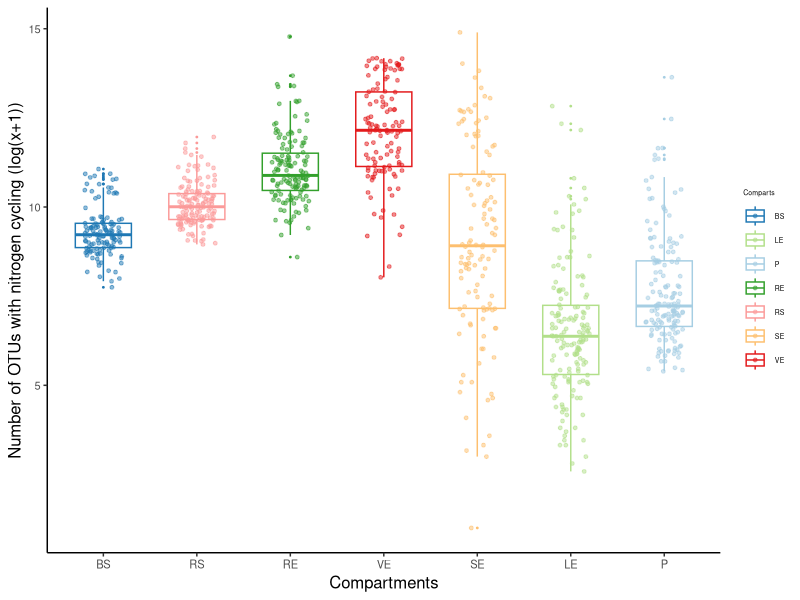

Reproduce this figure in R.
## ---- chunk 1
fap = read.table("faprotax.txt", header=T, row.names=1, sep="\t")
library(reshape2)
fap$fap=rownames(fap)
fap_melt <- melt(fap,id.vars = c("fap"),variable.name = "SampleID",value.name = "RA")
group = read.delim("metadata.txt", header=T, sep="\t",stringsAsFactors = FALSE,check.names = FALSE)
fap_merge <-merge(fap_melt,group,by="SampleID")
library(doBy)
fap_mean <- summaryBy(RA~fap+Comparts, fap_merge, FUN = c(mean))
names(fap_mean) <- c('fap', 'Compartments', 'RA')
library(pheatmap)
fap_dcast <- dcast(fap_mean,fap~Compartments,value.var="RA")
rownames(fap_dcast)<-fap_dcast[,1]
fap_dcast<-fap_dcast[,-1]
fap_dcast<-fap_dcast[, c("BS","RS","RE","VE","SE","LE","P")]
scale_test <- apply(fap_dcast, 2, function(x) log2(x+1))
annotation_col = data.frame(Group = factor(rep(c('Belowground','Aboveground'), c(3,4))),row.names = colnames(scale_test)) 
p=pheatmap(scale_test,cluster_row = TRUE, cluster_col = TRUE,cutree_col = 2,filename = paste( "Fap_compartments_heatmap.pdf", sep=""),show_colnames = T,show_rownames = T,annotation_col = annotation_col)

p
## ---- chunk 2
NC = read.table("NC.txt", header=T, row.names=1, sep="\t", comment.char="")
design = read.table("metadata.txt", header=T, row.names=1, sep="\t")
idx = colnames(NC) %in% rownames(design)
NC=NC[,idx]
design=design[colnames(NC),]
NC = as.data.frame(apply(NC, 2, function(x) log2(x+1)))
names(NC)[1] <- c('RA')
library(ggplot2)
library(reshape2)
NC$SampleID=rownames(NC)
NC_merge <-merge(NC,design,by.x = "SampleID",by.y = "row.names", all.x = T)
col=c("#1f78b4","#b2df8a","#a6cee3","#33a02c","#fb9a99","#fdbf6f","#e31a1c")
p = ggplot(NC_merge, aes(x=Comparts, y=RA,color = Comparts)) +
geom_boxplot(position = "dodge", alpha=1, outlier.size=0.3, size=0.5,width = 0.6)+
geom_jitter(size = 1, width = 0.2,alpha=0.5)+
scale_color_manual(values = col)+
  labs(x = 'Compartments', y = 'Number of OTUs with nitrogen cycling (log(x+1))')+scale_x_discrete(limits=c("BS","RS","RE","VE","SE","LE","P"))+
theme(legend.position = "none")+theme(plot.title = element_text(size = 8))+theme_classic() + 
    theme(axis.text.x = element_text(size = 8),axis.text.y = element_text(size = 8))+
    theme(axis.title.y= element_text(size=12))+theme(axis.title.x = element_text(size = 12))+
    theme(legend.title=element_text(size=5),legend.text=element_text(size=5))
p
ggsave("fap_NC_boxplot.pdf", p, width = 150, height = 120,units = "mm")


# A Kruskal-Wallis test is the nonparametric equivalent of the one-way ANOVA and is typically used when the normality assumption is violated. 
model = kruskal.test(RA ~ Comparts, data=NC_merge)
model

NC_merge$Comparts <- factor(NC_merge$Comparts)
group <- levels(NC_merge$Comparts)
group1 <- NULL
group2 <- NULL
p <- NULL

for (i in 1:(length(group) - 1)) {
    for (j in (i + 1):length(group)) {
        group1 <- c(group1, group[i])
        group2 <- c(group2, group[j])
        group_ij <- subset(NC_merge, Comparts %in% c(group[i], group[j]))
        group_ij$Comparts <- factor(group_ij$Comparts, levels = c(group[i], group[j]))
        
        wilcox_test <- wilcox.test(RA ~ Comparts, data = group_ij, alternative = 'two.sided', conf.level = 0.95)
        p <- c(p, wilcox_test$p.value)
    }
}
result <- data.frame(group1, group2, p)
result$padj <- p.adjust(result$p, method = 'BH')	#Benjamini  p 
result
## ---- chunk 3
design = read.table("metadata.txt", header=T, row.names=1, sep="\t")
m="CK"
#m="NPK"
#m="NPKM"
sub_design = subset(design, design$Treatment %in% c(m))
nifH = read.table("nifH.txt", header=T,  row.names=1, sep="\t", comment.char="") 
idx = rownames(sub_design) %in% rownames(NC)
sub_design=sub_design[idx,]
nifH=nifH[rownames(sub_design),]
nifH_merge <-merge(nifH,design,by.x = "SampleID",by.y = "row.names", all.x = T)
library(ggplot2)
col=c("#1F78B4","#B2DF8A","#A6CEE3","#33A02C","#FB9A99","#FDBF6F","#E31A1C")
p = ggplot(nifH_merge, aes(x=Comparts, y=LOG,color = Comparts)) +
     geom_boxplot(position = "dodge", alpha=1, outlier.size=0.3, size=0.5,width = 0.6)+
     geom_jitter(size = 1, width = 0.2,alpha=0.5)+
     scale_color_manual(values = col)+
     labs(x = m, y = 'Ratio of nifH tO 16S rRNA (log transformed)')+scale_x_discrete(limits=c("BS","RS","RE","VE","SE","LE","P"))+
  theme_classic()+theme(axis.text.x = element_text(size = 8),axis.text.y = element_text(size = 8))+
    theme(axis.title.y= element_text(size=12))+theme(axis.title.x = element_text(size = 12))+
    theme(legend.title=element_text(size=5),legend.text=element_text(size=5))
p


nifH_merge$Comparts <- factor(nifH_merge$Comparts)
kruskal.test(nifH~Comparts, data = nifH_merge)

group <- levels(nifH_merge$Comparts)
group1 <- NULL
group2 <- NULL
p <- NULL

for (i in 1:(length(group) - 1)) {
    for (j in (i + 1):length(group)) {
        group1 <- c(group1, group[i])
        group2 <- c(group2, group[j])
        group_ij <- subset(nifH_merge, Comparts%in% c(group[i], group[j]))
        group_ij$Comparts <- factor(group_ij$Comparts, levels = c(group[i], group[j]))
        
        wilcox_test <- wilcox.test(nifH ~ Comparts, data = group_ij, alternative = 'two.sided', conf.level = 0.95)
        p <- c(p, wilcox_test$p.value)
    }
}
result <- data.frame(group1, group2, p)
result$padj <- p.adjust(result$p, method = 'BH')
result
